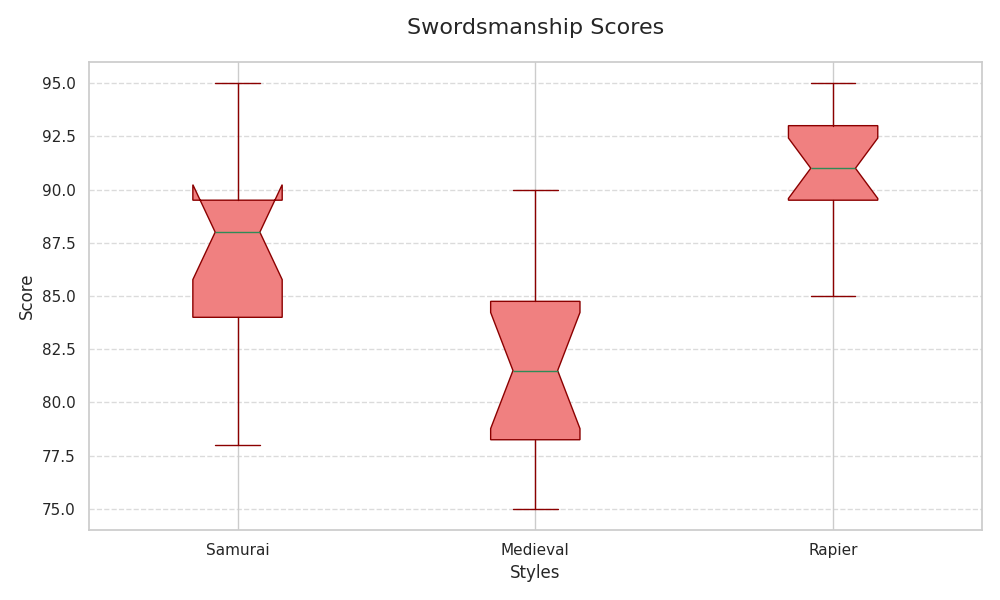

The script that drew this image:
import matplotlib.pyplot as plt
import numpy as np

styles = ["Samurai", "Medieval", "Rapier"]
scores_kenjutsu = [85, 88, 82, 89, 90, 95, 83, 87, 88, 92, 94, 78, 85, 81, 89]
scores_longsword = [78, 75, 80, 76, 84, 83, 82, 79, 77, 81, 85, 88, 86, 90]
scores_rapier = [90, 92, 94, 95, 88, 93, 91, 90, 92, 94, 89, 85, 87, 93, 91]

data = [scores_kenjutsu, scores_longsword, scores_rapier]

plt.figure(figsize=(10, 6))

bp = plt.boxplot(data, patch_artist=True, notch=True, vert=True,
                 boxprops=dict(facecolor="lightcoral", color="darkred"),
                 capprops=dict(color="darkred"),
                 whiskerprops=dict(color="darkred"),
                 flierprops=dict(markerfacecolor='darkorange', marker='o'),
                 medianprops=dict(color="seagreen"))

plt.title("Swordsmanship Scores", fontsize=16, pad=20)
plt.xlabel("Styles", fontsize=12)
plt.ylabel("Score", fontsize=12)

plt.xticks(np.arange(1, len(styles) + 1), styles, fontsize=11)

plt.grid(axis='y', linestyle='--', alpha=0.7)

plt.tight_layout()

plt.show()
